Frame 1 (no input): blank canvas, image omitted
Frame 60 (no input): blank canvas, image omitted
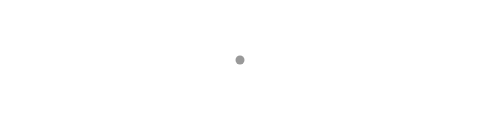
Frame 120 (the mouse pressed at the canvas centre since frame 60)

The p5.js sketch whose frames 1 and 60 were blank and that drew this single picture after the mouse press (run headless with seeded random() and noise() and a simulated clock; from frame 60 on, the mouse is pressed at the canvas centre):

// p5.js sketch
// ── sketch.js
//sketch from Getting Started in P5js Ex 5-3 & 5-4
function setup() {
  createCanvas(480, 120);
  fill(0, 102);
  noStroke();
}

function draw() {
  // move background to setup to learn how draw works and for some fun
  background(255);
  ellipse(mouseX, mouseY, 9, 9);
}
